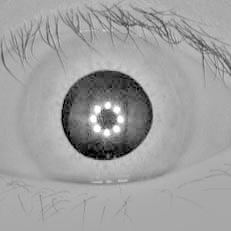
%> input picture Downsampling/eyemsr.jpg, 231 x 231 px; the run also reads 1 picture not shown here
$ octave msrimagedownsampling.m   (GNU Octave 9; MATLAB toolbox functions it lacks are replaced by stand-ins)
%> lines starting %> are read from the running program, lines starting %| are printed output that depends on the picture
clc;
clear all;
clear all;
figure
i=imread('eyemsr.jpg');
%> i is the input picture: size 231x231 uint8; min 0, max 255, mean 159.7
imshow(i);

%downsampling by 1/2n using bilinear interpolation

subplot(431);
k=imresize(i,1/2,'bilinear');
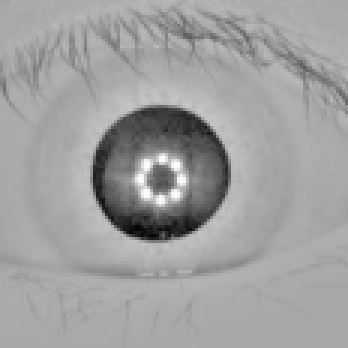
%> k: size 116x116 uint8 (shown 3 times larger); min 6, max 254, mean 159.7
imshow(k);
title('Blinear');
ylabel('1/ 2');
%imwrite(k,'eyembi115.jpg')
subplot(434);
k2=imresize(i,1/4,'bilinear');
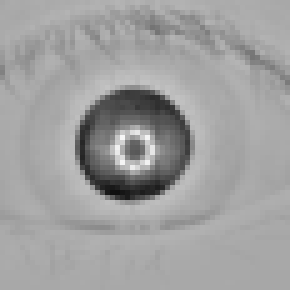
%> k2: size 58x58 uint8 (shown 5 times larger); min 15, max 247, mean 159.6
imshow(k2);
%imwrite(k2,'eyembi57.jpg');
ylabel('1/ 4');

subplot(437);
k3=imresize(i,1/6,'bilinear');
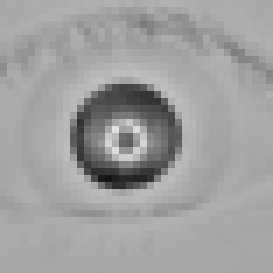
%> k3: size 39x39 uint8 (shown 7 times larger); min 21, max 223, mean 159.7
imshow(k3);
ylabel('1/ 6');
%imwrite(k3,'eyembi39.jpg')

subplot(4,3,10);
k4=imresize(i,1/8,'bilinear');
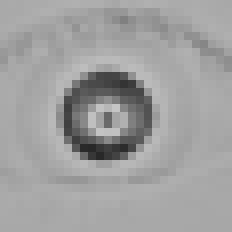
%> k4: size 29x29 uint8 (shown 8 times larger); min 40, max 197, mean 159.6
imshow(k4);
ylabel('1/ 8');
%imwrite(k4,'eyembi29.jpg')

%downsampling by 1/2n using bicubic interpolation
subplot(432);
k5=imresize(i,1/2,'bicubic');
imshow(k5);
title('Bicubic');
%imwrite(k5,'eyemb115.jpg')
subplot(435);
k6=imresize(i,1/4,'bicubic');
imshow(k6);
%imwrite(k6,'eyemb57.jpg')


subplot(438);
k7=imresize(i,1/6,'bicubic');
imshow(k7);
%imwrite(k7,'eyemb39.jpg')

subplot(4,3,11);
k8=imresize(i,1/8,'bicubic');
imshow(k8);
%imwrite(k8,'eyemb29.jpg')

%downsampling by 1/2n using pca
j=imread('eyemsrp.jpg');
%j2=imshow(j);

subplot(433);
k9=imresize(j,1/2,'bicubic');
imshow(k9);
title('eigen-patch');
%imwrite(k9,'eyemp115.jpg')
subplot(436);
k10=imresize(j,1/4,'bicubic');
imshow(k10);
%imwrite(k10,'eyemp57.jpg')


subplot(439);
k11=imresize(j,1/6,'bicubic');
imshow(k11);
%imwrite(k11,'eyemp39.jpg')

subplot(4,3,12);
k12=imresize(j,1/8,'bicubic');
imshow(k12);
%imwrite(k12,'eyemp29.jpg')
